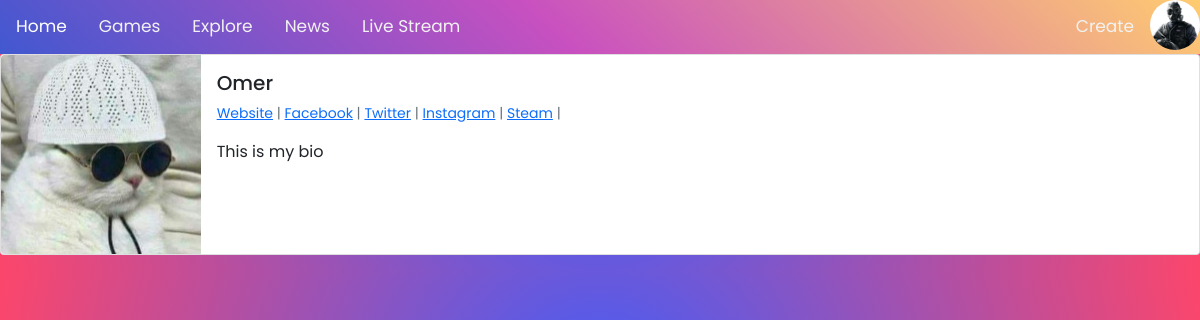
The page /users/1/profile/ (signed in) on the database its author committed.
### GUsers/models.py (models this page shows, shortened)
class Profile(models.Model):
    user = models.OneToOneField(User , on_delete=models.CASCADE , null=True)
    bio = models.TextField(null=True , blank=True , default=None)
    profile_pic = models.ImageField(null=True,blank=True, upload_to ='user/profile_pics')
    Website = models.CharField(max_length=255, null=True,blank=True)
    Facebook = models.CharField(max_length=255, null=True,blank=True)
    Twitter = models.CharField(max_length=255, null=True,blank=True)
    Instagram = models.CharField(max_length=255, null=True,blank=True)
    Steam = models.CharField(max_length=255, null=True,blank=True)
    def __str__(self):
        return f'{self.user.username} Profile'

### GUsers/views.py (the view)
# urls.py: path('<int:pk>/profile/', ShowProfilePageView.as_view(), name="show-profile"),
class ShowProfilePageView(DetailView):
    model = Profile
    template_name = 'registration/user_profile.html'
    def get_context_data(self,*args,**kwargs):
        user = Profile.objects.all()
        context = super(ShowProfilePageView , self).get_context_data(*args, **kwargs)
        page_user = get_object_or_404(Profile , id=self.kwargs['pk'])
        context["page_user"] = page_user
        return context

### GUsers/templates/registration/user_profile.html (shortened to what this page needs)
{% extends 'index/base.html' %}
{% load static %}
{% block content %}
<div class="card mb-3">
    <div class="row g-0">
      <div class="col-md-2">
    {% if page_user.profile_pic %}
        <img src="{{ page_user.profile_pic.url }}" class="img-fluid rounded-start" width="250" height="250">
    {% else %}
        <img src="{% static 'GProfile/images/pfp.jpg' %}" class="img-fluid rounded-start" width="250" height="250">
    {% endif %}
    </div>
      <div class="col-md-10">
        <div class="card-body">
          <h5 class="card-title">{{ page_user.user.username }}</h5>
          <p class="small text-muted">
            {% if page_user.Website %}
                <a href="{{ page_user.Website }}">Website</a> |
            {% endif %}
            {% if page_user.Facebook %}
                <a href="{{ page_user.Facebook }}">Facebook</a> |
            {% endif %}
            {% if  page_user.Twitter %}
                <a href="{{ page_user.Twitter }}">Twitter</a> |
            {% endif %}
            {% if page_user.Instagram %}
                <a href="{{ page_user.Instagram }}">Instagram</a> |
            {% endif %}
            {% if page_user.Steam %}
                <a href="{{ page_user.Steam }}">Steam</a> |
            {% endif %}
            <p class="card-text">{{ page_user.bio }}</p>
        </div>
      </div>
    </div>
  </div>
{% endblock %}

### index/static/index/styles/index.css (style rules this page uses)
body { background: rgb(63,94,251); background: radial-gradient(circle, rgba(63,94,251,1) 0%, rgba(252,70,107,1) 100%); }

### index/static/index/styles/topnav.css (style rules this page uses)
* { font-family: 'Poppins', sans-serif; }

### rows shown on the page
Profile: profile_pic (picture), user.username "Omer", bio "This is my bio"
